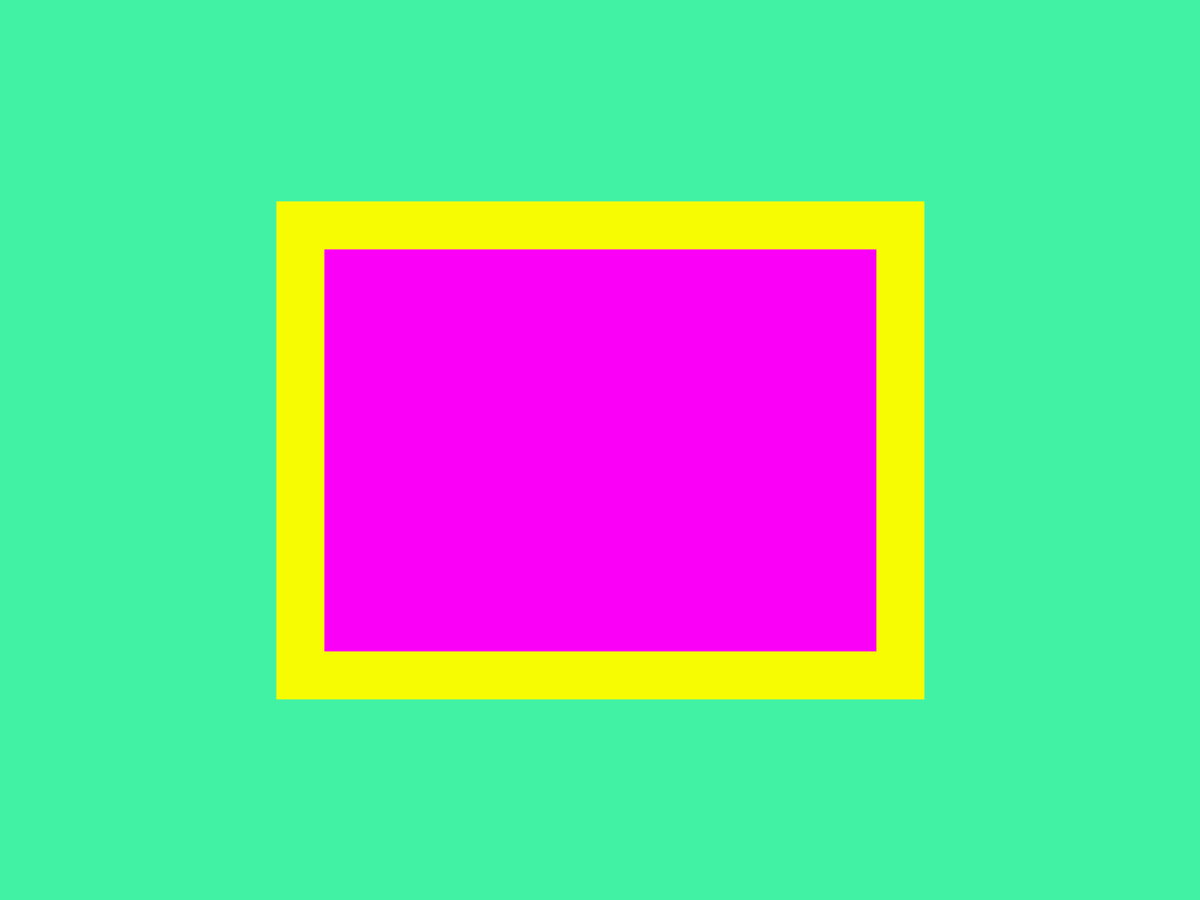
Frame 1 (no input)
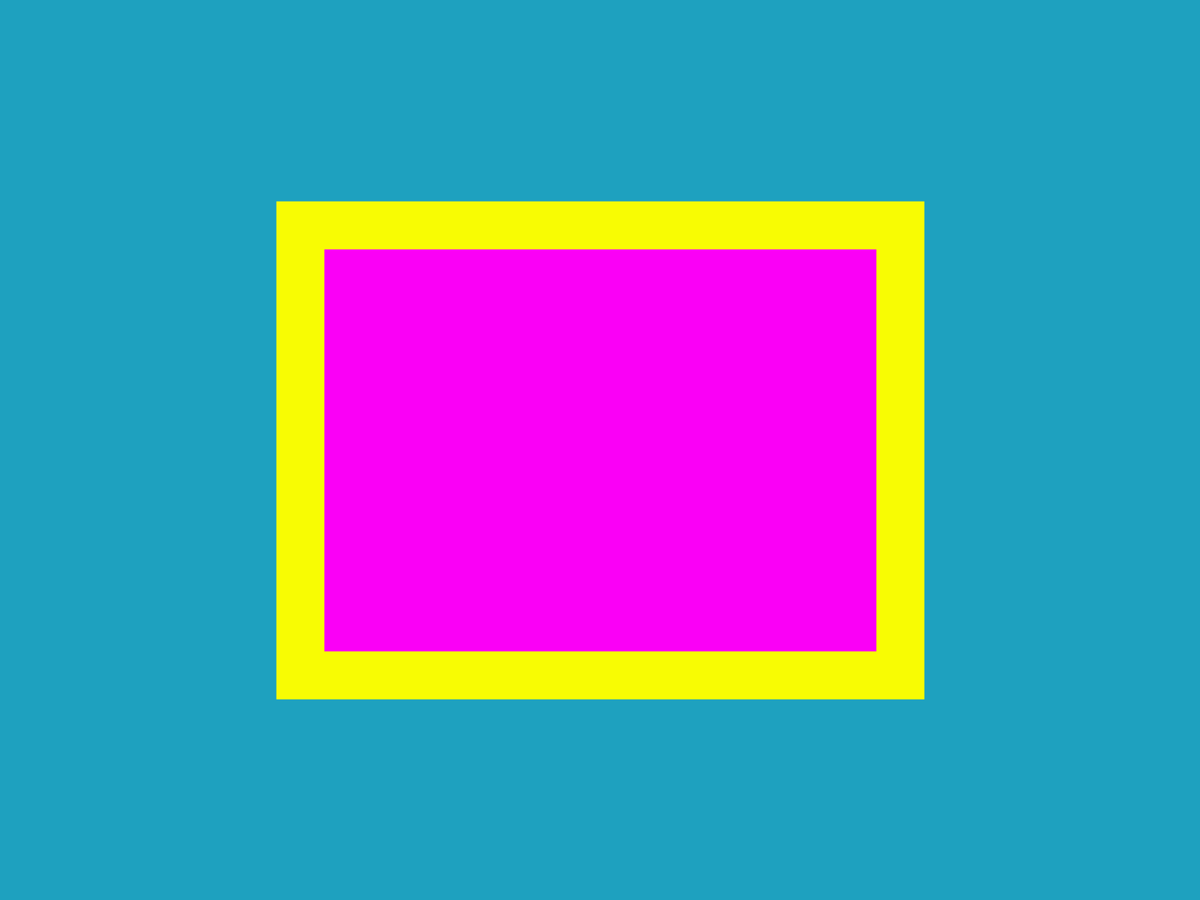
Frame 60 (the mouse pressed at the canvas centre just before this capture)
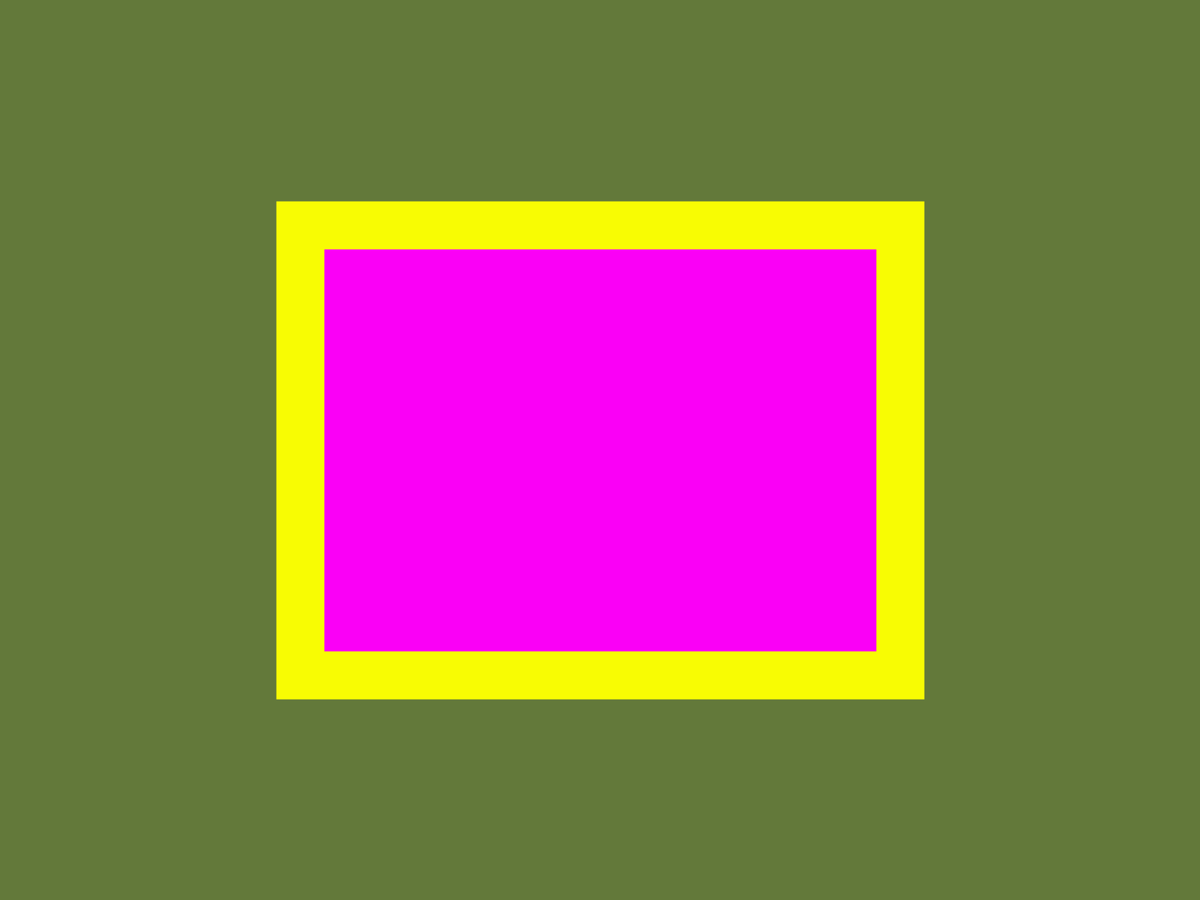
Frame 120 (the mouse held since frame 60 and released just before this capture)

The Processing sketch that drew these frames (run headless with seeded random() and noise(); from frame 60 on, the mouse is pressed at the canvas centre):

// Processing sketch: Drawing_Rectangle
// ── Drawing_Rectangle.pde
//Global Variables
int x, y, rectWidth, rectHeight;
int backgroundBlue;
int strokeRest=1;
int thin, thick;
color strokeColour, fillColour;
color yellow=#F8FC03, purple=#FA00F6, whiteReset=#FFFFFF, blackReset=#000000;
// Colour design must limit blue as much as possible ... notice purple
color yellowNightMode=#F8FC00, purpleNightMode=#FA0096; //No blue light for the colour shade
Boolean nightMode=false; //Daytime is false
//
void setup()
{
  //size(700, 500); //Display Geometry (Orientations): Square, Landscape, Portrait
  fullScreen(); //displayWidth, displayHeigth
  //Population
  x = width*1/4;
  y = height*1/4;
  rectWidth = width*1/2;
  rectHeight = height*1/2;
  thin = width*1/50;
  thick = 2*thin;
  println("Canvas Size", width, height);
  println("Display", "width: ", displayWidth, " height: ", displayHeight);
}//End setup
//
void draw()
{
  // Background as gray scale, 0-255 (notice 256 #'s)
  background(50);
  // New Background Function "covers" old gray scale background()
  // Background as colour, RGB, random(a,b)
  // Night Mode means background cannot have blue // change randome for night mode
  //
  if ( nightMode==true ) //Night Mode Choices
  {
    backgroundBlue = 0;
    strokeColour = yellowNightMode;
    fillColour = purpleNightMode;
    println("Night Mode is working");
  } else
  {
    backgroundBlue = int( random(255) );
    strokeColour = yellow;
    fillColour = purple;
    println("Night Mode is off");
  } //End Night Mode
  //
  background( color(random(0, 255), random(255), backgroundBlue) );
  strokeWeight(thick);
  stroke(strokeColour);
  fill(fillColour);
  rect(x, y, rectWidth, rectHeight);
  //rest to defaults
  fill(whiteReset);
  stroke(blackReset);
  strokeWeight(strokeRest);
}//End draw
//
void keyPressed()
{
  if ( key == 'N' || key == 'n' ) nightMode = true;
  if ( key == CODED && keyCode == LEFT) nightMode = false;
}//End keyPressed
//
void mousePressed()
{
  if (mouseButton == LEFT) nightMode=true;
  if (mouseButton == RIGHT) nightMode=false;
}
